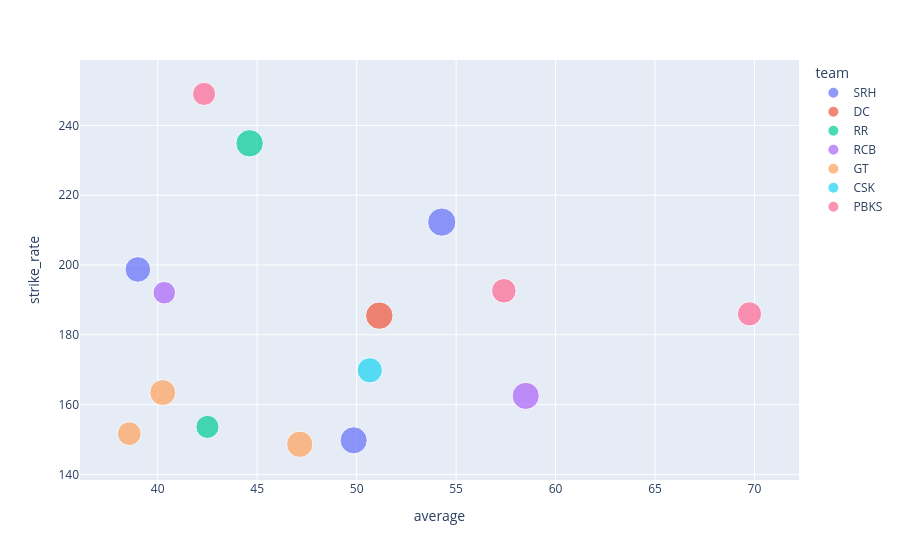

The notebook cell this image was saved under:
### Code cell
px.scatter(df, x="average", y="strike_rate", color="team", size="runs")

### Figure 1 — Plotly figure (JSON) as saved in the notebook; plotly's stock layout.template omitted (floating-point values rounded to 4 significant figures)
{"data": [{"hovertemplate": "team=SRH<br>average=%{x}<br>strike_rate=%{y}<br>runs=%{marker.size}<extra></extra>", "legendgroup": "SRH", "marker": {"color": "#636efa", "size": [380, 349, 312], "sizemode": "area", "sizeref": 0.95, "symbol": "circle"}, "mode": "markers", "name": "SRH", "orientation": "v", "showlegend": true, "type": "scatter", "x": [54.28, 49.85, 39.0], "xaxis": "x", "y": [212.3, 149.8, 198.7], "yaxis": "y"}, {"hovertemplate": "team=DC<br>average=%{x}<br>strike_rate=%{y}<br>runs=%{marker.size}<extra></extra>", "legendgroup": "DC", "marker": {"color": "#EF553B", "size": [358], "sizemode": "area", "sizeref": 0.95, "symbol": "circle"}, "mode": "markers", "name": "DC", "orientation": "v", "showlegend": true, "type": "scatter", "x": [51.14], "xaxis": "x", "y": [185.5], "yaxis": "y"}, {"hovertemplate": "team=RR<br>average=%{x}<br>strike_rate=%{y}<br>runs=%{marker.size}<extra></extra>", "legendgroup": "RR", "marker": {"color": "#00cc96", "size": [357, 255], "sizemode": "area", "sizeref": 0.95, "symbol": "circle"}, "mode": "markers", "name": "RR", "orientation": "v", "showlegend": true, "type": "scatter", "x": [44.62, 42.5], "xaxis": "x", "y": [234.9, 153.6], "yaxis": "y"}, {"hovertemplate": "team=RCB<br>average=%{x}<br>strike_rate=%{y}<br>runs=%{marker.size}<extra></extra>", "legendgroup": "RCB", "marker": {"color": "#ab63fa", "size": [351, 242], "sizemode": "area", "sizeref": 0.95, "symbol": "circle"}, "mode": "markers", "name": "RCB", "orientation": "v", "showlegend": true, "type": "scatter", "x": [58.5, 40.33], "xaxis": "x", "y": [162.5, 192.1], "yaxis": "y"}, {"hovertemplate": "team=GT<br>average=%{x}<br>strike_rate=%{y}<br>runs=%{marker.size}<extra></extra>", "legendgroup": "GT", "marker": {"color": "#FFA15A", "size": [330, 322, 270], "sizemode": "area", "sizeref": 0.95, "symbol": "circle"}, "mode": "markers", "name": "GT", "orientation": "v", "showlegend": true, "type": "scatter", "x": [47.14, 40.25, 38.57], "xaxis": "x", "y": [148.6, 163.4, 151.7], "yaxis": "y"}, {"hovertemplate": "team=CSK<br>average=%{x}<br>strike_rate=%{y}<br>runs=%{marker.size}<extra></extra>", "legendgroup": "CSK", "marker": {"color": "#19d3f3", "size": [304], "sizemode": "area", "sizeref": 0.95, "symbol": "circle"}, "mode": "markers", "name": "CSK", "orientation": "v", "showlegend": true, "type": "scatter", "x": [50.66], "xaxis": "x", "y": [169.8], "yaxis": "y"}, {"hovertemplate": "team=PBKS<br>average=%{x}<br>strike_rate=%{y}<br>runs=%{marker.size}<extra></extra>", "legendgroup": "PBKS", "marker": {"color": "#FF6692", "size": [287, 279, 254], "sizemode": "area", "sizeref": 0.95, "symbol": "circle"}, "mode": "markers", "name": "PBKS", "orientation": "v", "showlegend": true, "type": "scatter", "x": [57.4, 69.75, 42.33], "xaxis": "x", "y": [192.6, 186.0, 249.0], "yaxis": "y"}], "layout": {"legend": {"itemsizing": "constant", "title": {"text": "team"}, "tracegroupgap": 0}, "margin": {"t": 60}, "xaxis": {"anchor": "y", "domain": [0, 1], "title": {"text": "average"}}, "yaxis": {"anchor": "x", "domain": [0, 1], "title": {"text": "strike_rate"}}}}
